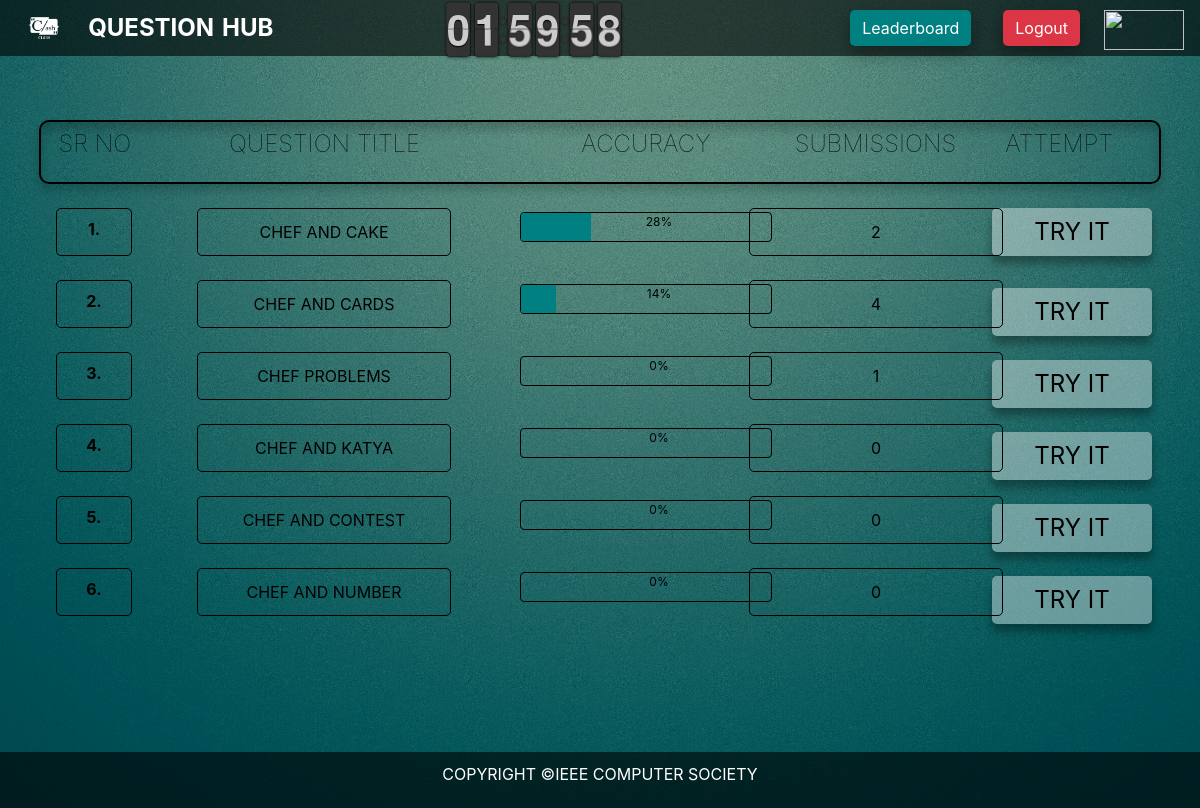
The page /basic_app/questions/ (signed in) on the database its author committed.
### basic_app/models.py (models this page shows)
class Questions(models.Model):
    questions=models.TextField()
    questiontitle = models.TextField(default="")
    accuracy = models.IntegerField(default=0)
    _submissions = models.IntegerField(default=0)

### basic_app/views.py (the view)
# urls.py: url(r'/', views.question_panel),
def question_panel(request):
    if request.user.is_authenticated:
        all_user = UserProfileInfo.objects.all()
        accuracy_count = [0, 0, 0, 0, 0, 0]
        percentage_accuracy = [0, 0, 0, 0, 0, 0]
        user_count = 0
        for user in all_user:
            user_count += 1
            if user.quest1test == 100:
                accuracy_count[0] += 1
            if user.quest2test == 100:
                accuracy_count[1] += 1
            if user.quest3test == 100:
                accuracy_count[2] += 1
            if user.quest4test == 100:
                accuracy_count[3] += 1
            if user.quest5test == 100:
                accuracy_count[4] += 1
            if user.quest6test == 100:
                accuracy_count[5] += 1
        for i in range(0, 6):
            percentage_accuracy[i] = int((accuracy_count[i] / user_count) * 100)
        all_question = Questions.objects.all()
        a1 = 0
        for i in all_question:
            i.accuracy = percentage_accuracy[a1]
            a1 += 1
            i.save()
        subs = []
        qtitle = []
        for i in range(0,6):
            subs.append(all_question[i]._submissions)
            qtitle.append(all_question[i].questiontitle)
        dict = {'t': timer(), 'a0': percentage_accuracy[0], 'a1': percentage_accuracy[1], 'a2': percentage_accuracy[2],
                'a3': percentage_accuracy[3], 'a4': percentage_accuracy[4], 'a5': percentage_accuracy[5],
                'subs0': subs[0], 'subs1': subs[1], 'subs2': subs[2], 'subs3': subs[3], 'subs4': subs[4],
                'subs5': subs[5], 'qtitle0': qtitle[0], 'qtitle1': qtitle[1], 'qtitle2': qtitle[2],
                'qtitle3': qtitle[3], 'qtitle4': qtitle[4], 'qtitle5': qtitle[5]}
        Static.Flag = True
        return render(request,'basic_app/Question Hubb.html', context=dict)
    else:
        return HttpResponse("This is wrong boi")

### basic_app/views.py (called while the page is built)
def timer():
    now = datetime.datetime.now()
    time = now.second + now.minute * 60 + now.hour * 60 * 60
    global endtime
    return endtime-time

### basic_app/templates/basic_app/Question Hubb.html (shortened to what this page needs)
<!doctype html>
<html lang="en">
{% load staticfiles %}
  <head>
    <link rel="stylesheet" href="{% static "css\bootstrap.min.css" %}">
    <link rel="stylesheet" href="{% static "css/styleclash.css" %}">
<link rel="stylesheet" href="{% static "FlipClock-master/compiled/flipclock.css" %}">
</head>
<body style="overflow: hidden;background-image:url({% static "Images/p.jpg" %});">
<nav class="navbar navbar-expand-lg  navbar-dark  fixed-top " style="height:7vh; background-color:rgba(0,0,0,0.6);">
  <img src="{% static "Images/clash.png" %}" style="height: 7vh;width:9vh;">
  <B class="ml-3" style="color: white;font-size: 1.5rem">QUESTION</B>
  <B class="ml-2" style="color: white;font-size:1.5rem">HUB</B>
  <ul class="nav navbar-nav d-flex justify-content-end" style="width:100%;">
<div class="mt-2 mr-5 clock" style="width:39vh;height:6.5vh;"></div>
    <div class="col-lg-1"></div>
    <li class="nav-item ml-4">
      <a class="nav-link my-2" href="{% url 'basic_app:leader' %}" target="_self" style="align-self:center;">
        <button class="btn" type="button" style="color:white;box-shadow: 0 8px 16px rgba(0,0,0,0.2),0 6px 20px 0 rgba(0,0,0,0.2);background-color: teal">Leaderboard</button>
      </a>
    </li>
 <li class="nav-item ml-4 my-3">
      <button class="btn btn-danger" type="button" style="color:white;box-shadow: 0 8px 16px rgba(0,0,0,0.2),0 6px 20px 0 rgba(0,0,0,0.2)"
        data-toggle="modal" data-target="#mymodal">Logout</button>
    </li>
    <li class="nav-item ml-4 mt-3">
      <img src="{% static "Images/pisb1.png" %}" style="height:5vh;width:10vh">
    </li>
  </ul>
</nav>
<section class="container-fluid">
    <div class="row px-2 mx-4" style="border: 2px solid black;border-radius: 10px;height: 8vh;box-shadow:inset 0 8px 10px 0 rgba(0,0,0,0.2), 0 6px 10px 0 rgba(0,0,0,0.19);">
        <section class="col-lg-1 d-flex justify-content-center px-2 py-2 " ><h5 style="font-weight:100;font-size: 1.5rem">SR NO</h5></section>
<section class="col-lg-4 d-flex justify-content-center px-2 py-2">
  <h5 style="font-weight:100;font-size: 1.5rem">QUESTION TITLE</h5>
</section>
<section class="col-lg-3 d-flex justify-content-center px-2 py-2 ">
  <h5 style="font-weight: 100;font-size: 1.5rem">ACCURACY</h5>
</section>
<section class="col-lg-2 d-flex justify-content-center px-2 py-2 ">
  <h5 style="font-weight: 100;font-size: 1.5rem">SUBMISSIONS</h5>
</section>
<section class="col-lg-2 d-flex justify-content-center px-2 py-2 ">
  <h5 style="font-weight: 100;font-size: 1.5rem">ATTEMPT</h5>
</section>
        </div>
        <div class="row px-5">
           <section class="col-lg-1 mt-3 px-2 py-2"><div class="px-2 py-2 d-flex justify-content-center" style="border: 1px solid black;height:6vh;border-radius: 5px;">1.</div></section>
           <section class="col-lg-4 mt-3 px-3 py-2 d-flex justify-content-center"><input type="text" readonly style="color:black;text-align:center;" value="{{ qtitle0 }}"> </section>
           <section class="col-lg-3 mt-3">
              <div class="progress" style="height:30px;">
                  <div class="progress-bar" style="width:{{ a0 }}%"></div>
                  <div style="position: absolute;align-items: center;width: 100%;height: 100%;text-align: center">{{ a0 }}%</div>
                </div>
           </section>
           <section class="col-lg-2 mt-3 px-4 py-2 d-flex justify-content-center" ><input type="text" readonly style="color:black;text-align:center;" value="{{ subs0 }}"> </section>
            <a href="{% url 'basic_app:questions' id=1%}">
           <button class="btn mt-4 ml-4" style="background-color:rgba(255,255,255,0.4);width:20vh;height: 6vh;"><span>TRY IT</span></button>
            </a>
        </div>
     <div class="row px-5">
        <section class="col-lg-1 mt-2 px-2 py-2"><div class="px-2 py-2 d-flex justify-content-center" style="border: 1px solid black;height:6vh;border-radius: 5px;">2.</div></section>
        <section class="col-lg-4 mt-2 px-3 py-2 d-flex justify-content-center"><input type="text" readonly style="color:black;text-align:center;" value="{{ qtitle1 }}"></section>
        <section class="col-lg-3 mt-2">
          <div class="progress" style="height:30px;">
              <div class="progress-bar" style="width:{{ a1 }}%"></div>
<div style="position: absolute;align-items: center;width: 100%;height: 100%;text-align: center">{{ a1 }}%</div>
            </div>
       </section>
        <section class="col-lg-2 mt-2 px-3 py-2 d-flex justify-content-center"><input type="text" readonly style="color:black;text-align:center;" value="{{ subs1 }}"></section>
         <a href="{% url 'basic_app:questions' id=2%}">
<button class="btn mt-4 ml-4" style="background-color:rgba(255,255,255,0.4);width:20vh;height: 6vh;">
  <span>TRY IT</span>
</button>
         </a>
     </div>
       <div class="row px-5">
        <section class="col-lg-1 mt-2 px-2 py-2"><div class="px-2 py-2 d-flex justify-content-center" style="border: 1px solid black;height:6vh;border-radius: 5px;">3.</div></section>
        <section class="col-lg-4 mt-2 px-3 py-2 d-flex justify-content-center"><input type="text" readonly style="color:black;text-align:center;" value="{{ qtitle2 }}"></section>
        <section class="col-lg-3 mt-2 ">
          <div class="progress" style="height:30px;">
<div style="position: absolute;align-items: center;width: 100%;height: 100%;text-align: center">{{ a2 }}%</div>
            </div>
       </section>
        <section class="col-lg-2 mt-2 px-3 py-2 d-flex justify-content-center"><input type="text" readonly style="color:black;text-align:center;" value="{{ subs2 }}"></section>
           <a href="{% url 'basic_app:questions' id=3%}">
<button class="btn mt-4 ml-4" style="background-color:rgba(255,255,255,0.4);width:20vh;height: 6vh;">
  <span>TRY IT</span>
</button>
           </a>
      </div>
      <div class="row px-5">
        <section class="col-lg-1 mt-2 px-2 py-2"><div class="px-2 py-2 d-flex justify-content-center" style="border: 1px solid black;height:6vh;border-radius: 5px;">4.</div></section>
        <section class="col-lg-4 mt-2 px-3 py-2 d-flex justify-content-center"><input type="text" readonly style="color:black;text-align:center;" value="{{ qtitle3 }}"></section>
        <section class="col-lg-3 mt-2">
          <div class="progress" style="height:30px;">
<div style="position: absolute;align-items: center;width: 100%;height: 100%;text-align: center">{{ a3 }}%</div>
            </div>
       </section>
        <section class="col-lg-2 mt-2 px-3 py-2 d-flex justify-content-center"><input type="text" readonly style="color:black;text-align:center;" value="{{ subs3 }}"></section>
          <a href="{% url 'basic_app:questions' id=4%}">
              <button class="btn mt-4 ml-4" style="background-color:rgba(255,255,255,0.4);width:20vh;height: 6vh;"><span>TRY IT</span></button>    </a>
      </div>
      <div class="row px-5">
       <section class="col-lg-1 mt-2 px-2 py-2"><div class="px-2 py-2 d-flex justify-content-center" style="border: 1px solid black;height:6vh;border-radius: 5px;">5.</div></section>
       <section class="col-lg-4 mt-2 px-3 py-2 d-flex justify-content-center"><input type="text" readonly style="color:black;text-align:center;" value="{{ qtitle4 }}"></section>
       <section class="col-lg-3 mt-2">
        <div class="progress" style="height:30px;">
<div style="position: absolute;align-items: center;width: 100%;height: 100%;text-align: center">{{ a4 }}%</div>
          </div>
     </section>
       <section class="col-lg-2 mt-2 px-3 py-2 d-flex justify-content-center"><input type="text" readonly style="color:black;text-align:center;" value="{{ subs4 }}"></section>
          <a href="{% url 'basic_app:questions' id=5%}">
<button class="btn mt-4 ml-4" style="background-color:rgba(255,255,255,0.4);width:20vh;height: 6vh;">
  <span>TRY IT</span>
</button>
          </a>
      </div>
      <div class="row px-5">
        <section class="col-lg-1 mt-2 px-2 py-2"><div class="px-2 py-2 d-flex justify-content-center" style="border: 1px solid black;height:6vh;border-radius: 5px;">6.</div></section>
        <section class="col-lg-4 mt-2 px-3 py-2 d-flex justify-content-center"><input type="text" readonly style="color:black;text-align:center;" value="{{ qtitle5 }}"></section>
        <section class="col-lg-3 mt-2">
          <div class="progress" style="height:30px;">
<div style="position: absolute;align-items: center;width: 100%;height: 100%;text-align: center">{{ a5 }}%</div>
            </div>
       </section>
        <section class="col-lg-2 mt-2 px-3 py-2 d-flex justify-content-center"><input type="text" readonly style="color:black;text-align:center;" value="{{ subs5 }}"></section>
          <a href="{% url 'basic_app:questions' id=6%}">
<button class="btn mt-4 ml-4" style="background-color:rgba(255,255,255,0.4);width:20vh;height: 6vh;">
  <span>TRY IT</span>
</button>
          </a>
      </div>
</section>
<div class="footer" style="padding-top: 10px;background-color: rgba(0,0,0,0.6);height: 7vh;">
  <p>COPYRIGHT ©IEEE COMPUTER SOCIETY</p>
</div>
  </body>
  </html>

### basic_app/static/css/styleclash.css (style rules this page uses)
.clock { position: relative !important; padding-top: -200px; top: -1.5vh; height: 7vh; width: 60vw; transform: scale(.6); -moz-transform: scale(.55); }
.footer { position: fixed; left: 0; bottom: 0; width: 100%; background-color:black; color: white; text-align: center; }
body { background-image:url("Images/p.jpg"); background-size: cover; background-position: center; background-attachment: fixed; background-repeat: no-repeat; }
.nav-link { align-self:center; }
.btn { border-radius:5px; box-shadow: 0 8px 10px 0 rgba(0,0,0,0.2), 0 6px 10px 0 rgba(0,0,0,0.19); display: inline-block; border-radius: 5px; border: none; text-align: center; transition: all 0.5s; cursor: pointer; }
.btn span { cursor: pointer; font-size: 3vh; position: relative; transition: 0.5s; }
.btn span:after { content: '\00bb'; position: absolute; opacity: 0; top: 0; right: -20px; transition: 0.5s; }
.container-fluid { height:86vh; margin-top:15vh; color: black; }
.col-lg-1 { height:8vh; text-align: center; font-weight: bold; border-radius: 5px; }
.col-lg-4 { border-radius: 5px; height:8vh; }
.col-lg-3 { border-radius: 5px; height:8vh; padding:12px; }
.col-lg-2 { border-radius: 5px; height:8vh; }
.progress-bar { height:30px; background-color:teal; color: black; }
input { border:1px solid black; border-radius: 5px; height:6vh; background: none; }
.progress { background: transparent; border: 1px solid black; }

### basic_app/static/FlipClock-master/compiled/flipclock.css (style rules this page uses)
.flip-clock-wrapper { font: normal 0px "Helvetica Neue", Helvetica, sans-serif; -webkit-user-select: none; }
.flip-clock-wrapper { text-align: center; position: relative; width: 100%; }
.flip-clock-wrapper:before, .flip-clock-wrapper:after { content: " "; display: table; }
.flip-clock-wrapper:after { clear: both; }

### rows shown on the page
Questions: questiontitle "CHEF AND CAKE"
Questions: questiontitle "CHEF AND CARDS"
Questions: questiontitle "CHEF PROBLEMS"
Questions: questiontitle "CHEF AND KATYA"
Questions: questiontitle "CHEF AND CONTEST"
Questions: questiontitle "CHEF AND NUMBER"

### other values the page prints
{{ a0 }} "28"
{{ a1 }} "14"
{{ a2 }} "0"
{{ a3 }} "0"
{{ a4 }} "0"
{{ a5 }} "0"
